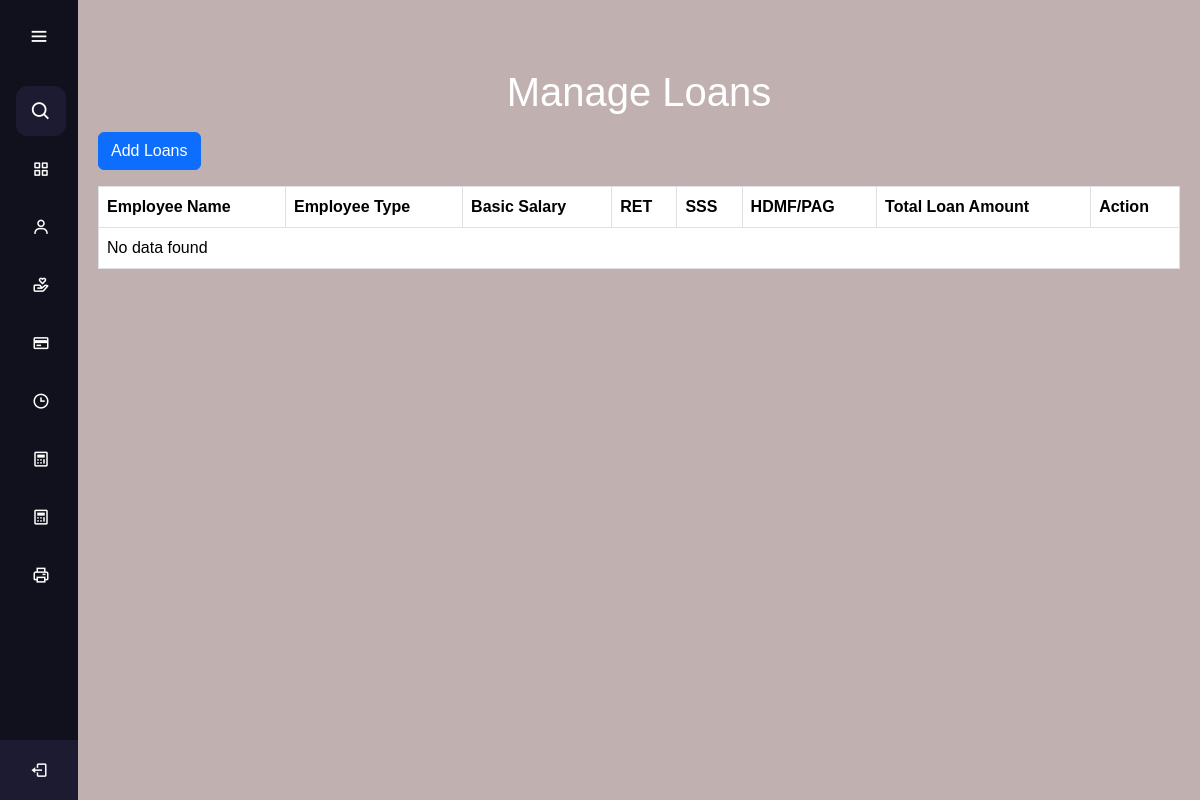
The page /manage_loans.php on the database as committed earlier.
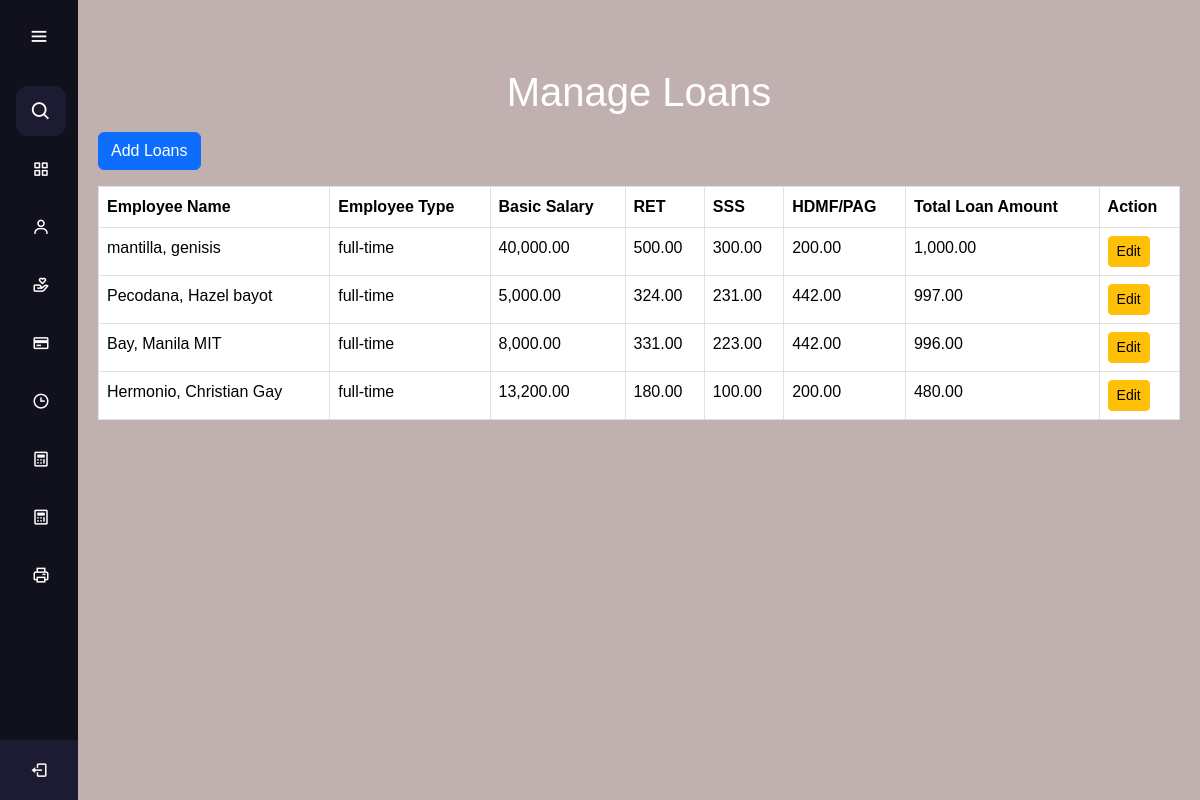
The same page on the database as committed later.
### tables this page shows
CREATE TABLE `loans` (
  `loan_id` int(11) NOT NULL,
  `employee_id` int(11) NOT NULL,
  `ret` decimal(10,0) NOT NULL,
  `sss` decimal(10,0) NOT NULL,
  `hdmf_pag` decimal(10,0) NOT NULL
);

CREATE TABLE `employees` (
  `employee_id` int(11) NOT NULL,
  `first_name` varchar(255) NOT NULL,
  `last_name` varchar(255) NOT NULL,
  `suffix_title` varchar(50) NOT NULL,
  `employee_type` enum('full-time','part-time') NOT NULL,
  `classification` varchar(255) NOT NULL,
  `basic_salary` decimal(10,2) NOT NULL,
  `honorarium` decimal(10,2) DEFAULT 0.00,
  `incentives` decimal(10,0) NOT NULL,
  `overload_rate` decimal(10,0) NOT NULL,
  `watch_reward` decimal(10,0) NOT NULL,
  `absent_lateRate` decimal(10,0) NOT NULL,
  `created_at` timestamp NOT NULL DEFAULT current_timestamp()
);

### manage_loans.php (the view, shortened to what this page needs)
<?php
require 'database_connection.php';
$sql = "SELECT
            n.loan_id,
            e.employee_id,
            CONCAT(e.last_name, ', ', e.first_name, ' ', e.suffix_title) AS Name,
            e.employee_type AS Type,
            e.basic_salary AS Basic,
           n.ret, n.sss, n.hdmf_pag
        FROM loans n
        JOIN employees e ON n.employee_id = e.employee_id";
$result = $conn->query($sql);
?>
<!DOCTYPE html>
<html lang="en">
<head>
</head>
<body>
    <?php include 'aside.php'; ?>
    <main>
        <div class="container mt-5 mb-3 text-center text-white">
            <h1>Manage Loans</h1>
        </div>
        <a href="manage_loans_add.php" class="btn btn-primary mb-3">Add Loans</a>
        <div id="contributions-table" style="background-color: white;">
        <table class="table table-bordered" style="background-color: white;">
                <thead>
                    <tr>
                        <th>Employee Name</th>
                        <th>Employee Type</th>
                        <th>Basic Salary</th>
                        <th>RET</th>
                        <th>SSS</th>
                        <th>HDMF/PAG</th>
                        <th>Total Loan Amount</th>
                        <th>Action</th>
                    </tr>
                </thead>
                <tbody style="background-color: white;">
                    <?php
                    if ($result->num_rows > 0) {
                        while ($row = $result->fetch_assoc()) {
                            $ret = $row['ret'];
                            $sss = $row['sss'];
                            $hdmf_pag = $row['hdmf_pag'];
                            $total_loan = $ret + $sss + $hdmf_pag;
                            echo "<tr>
                    <td>{$row['Name']}</td>
                    <td>{$row['Type']}</td>
                    <td>" . number_format($row['Basic'], 2) . "</td>
                    <td>" . number_format($ret, 2) . "</td>
                    <td>" . number_format($sss, 2) . "</td>
                    <td>" . number_format($hdmf_pag, 2) . "</td>
                    <td>" . number_format($total_loan, 2) . "</td>
                    <td>
                        <a href='manage_loans_edit.php?id={$row['loan_id']}' class='btn btn-warning btn-sm'>Edit</a>
                    </td>
                </tr>";
                        }
                    } else {
                        echo "<tr><td colspan='11'>No data found</td></tr>";
                    }
                    ?>
                </tbody>
            </table>
        </div>
    </main>
</body>
</html>

### aside.php (shortened to what this page needs)
<link rel="stylesheet" href="styles.css">
<link href='https://unpkg.com/boxicons@2.1.4/css/boxicons.min.css' rel='stylesheet'>
<link href="https://cdn.jsdelivr.net/npm/bootstrap@5.3.2/dist/css/bootstrap.min.css" rel="stylesheet">
<aside class="sidebar">
        <div class="logo-details">
        <i class='bx bx-menu' id="btn"></i>
    </div>
    <ul class="nav-list">
        <li>
            <i class='bx bx-search'></i>
        </li>
        <li>
            <a href="dashboard.php">
                <i class='bx bx-grid-alt'></i>
            </a>
        </li>
        <li>
            <a href="sidebarManageemployee.php">
                <i class='bx bx-user'></i>
            </a>
        </li>
        <li>
            <a href="manage_contributions.php">
                <i class='bx bx-donate-heart'></i>
            </a>
        </li>
        <li>
            <a href="manage_loans.php">
                <i class='bx bx-credit-card'></i>
            </a>
        </li>
        <li>
            <a href="manage_overload.php">
                <i class='bx bx-time'></i>
            </a>
        </li>
        <li>
            <a href="sidebar.php">
                <i class='bx bx-calculator'></i>
            </a>
        </li>
        <li>
            <a href="computation2.php">
                <i class='bx bx-calculator'></i>
            </a>
        </li>
        <li>
            <a href="super_print.php">
                <i class='bx bx-printer'></i>
            </a>
        </li>
        <li class="profile">
            <div class="profile-details">
            </div>
            <i class='bx bx-log-out' id="log_out"></i>
        </li>
    </ul>
</aside>

### styles.css (style rules this page uses)
* { margin: 0; padding: 0; box-sizing: border-box; font-family: "Poppins", sans-serif; }
main { margin-left: 78px; padding: 20px; transition: margin-left 0.5s ease; min-height: 100vh; background: rgb(192, 176, 176); }
.sidebar { position: fixed; left: 10; top: 0; height: 100%; width: 78px; background: #11101d; padding: 6px 14px; z-index: 1; transition: all 0.5s ease; }
.sidebar .logo-details { height: 60px; display: flex; align-items: center; justify-content: space-between; position: relative; }
.sidebar .logo-details #btn { position: absolute; top: 50%; right: 0; transform: translateY(-50%); font-size: 22px; text-align: center; cursor: pointer; transition: all 0.5s ease; }
.sidebar i { color: #fff; height: 60px; min-width: 50px; font-size: 28px; text-align: center; line-height: 60px; }
.sidebar .nav-list { margin-top: 20px; height: 100%; margin-left: -30px; }
.sidebar li { position: relative; margin: 8px 0; list-style: none; }
.sidebar .bx-search { position: absolute; top: 50%; left: 0; transform: translateY(-50%); font-size: 22px; background: #1d1b31; color: #fff; }
.sidebar li i { height: 50px; line-height: 50px; font-size: 18px; border-radius: 12px; }
.sidebar li a { display: flex; height: 100%; width: 100%; border-radius: 12px; align-items: center; text-decoration: none; transition: all 0.4s ease; background: #11101d; }
.sidebar li.profile { position: fixed; height: 60px; width: 78px; left: 0; bottom: -8px; padding: 10px 14px; background: #1d1b31; transition: all 0.5s ease; overflow: hidden; }
.sidebar li .profile-details { display: flex; align-items: center; flex-wrap: nowrap; }
.sidebar .profile #log_out { position: absolute; top: 50%; right: 0; transform: translateY(-50%); background: #1d1b31; width: 100%; height: 60px; line-height: 60px; transition: all 0.5s ease; }

Rows that differ between the two databases and show on the page:
added loans: Name "mantilla, genisis", employee.employee_type "full-time", employee.basic_salary "40,000.00", ret "500.00", sss "300.00", hdmf_pag "200.00", total_loan "1,000.00"
added loans: Name "Pecodana, Hazel bayot", employee.employee_type "full-time", employee.basic_salary "5,000.00", ret "324.00", sss "231.00", hdmf_pag "442.00", total_loan "997.00"
added loans: Name "Bay, Manila MIT", employee.employee_type "full-time", employee.basic_salary "8,000.00", ret "331.00", sss "223.00", hdmf_pag "442.00", total_loan "996.00"
added loans: Name "Hermonio, Christian Gay", employee.employee_type "full-time", employee.basic_salary "13,200.00", ret "180.00", sss "100.00", hdmf_pag "200.00", total_loan "480.00"
Other text that changed with them:
text no longer shown: "No data found"
